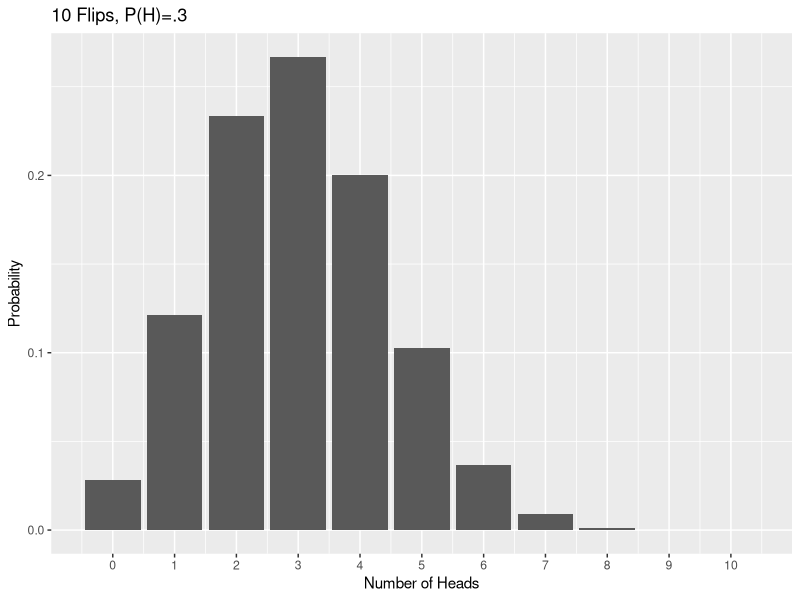
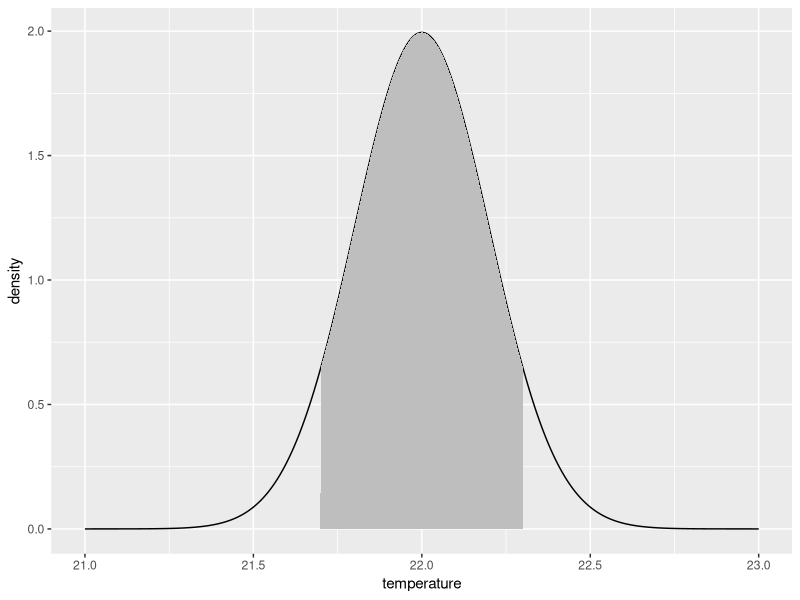
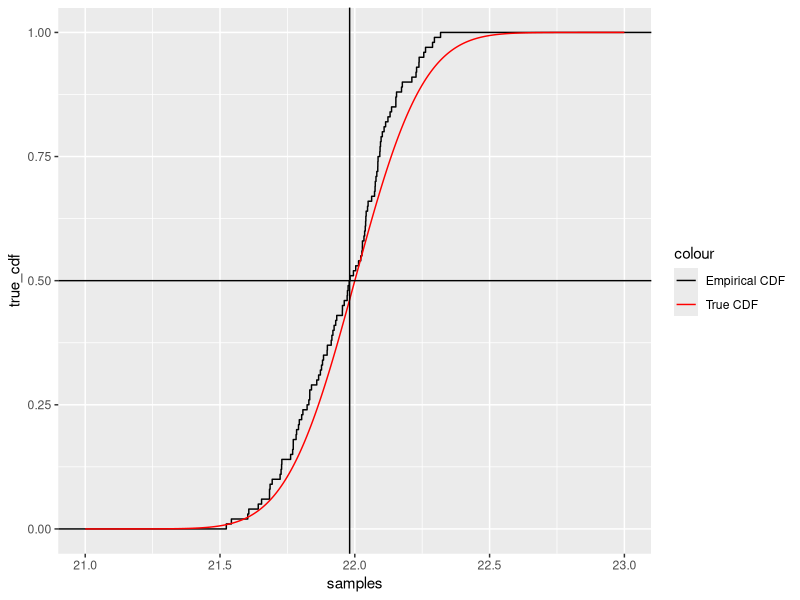
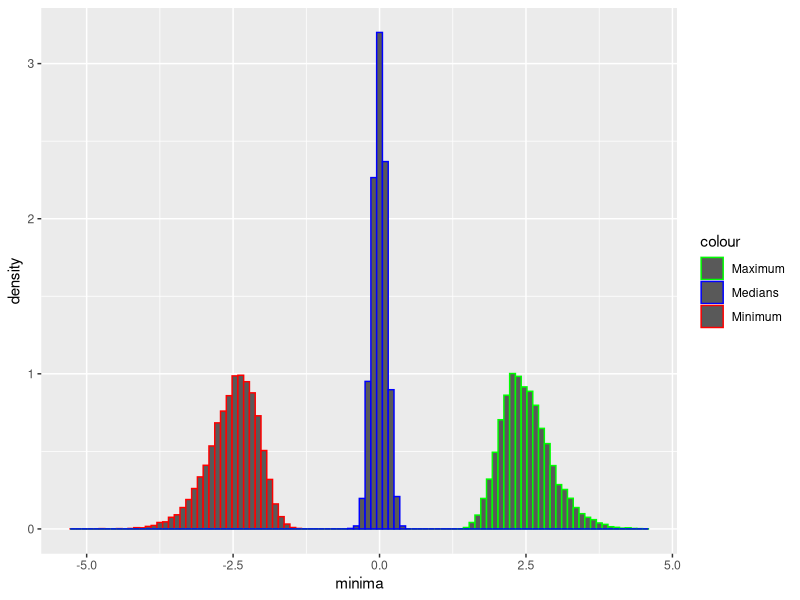
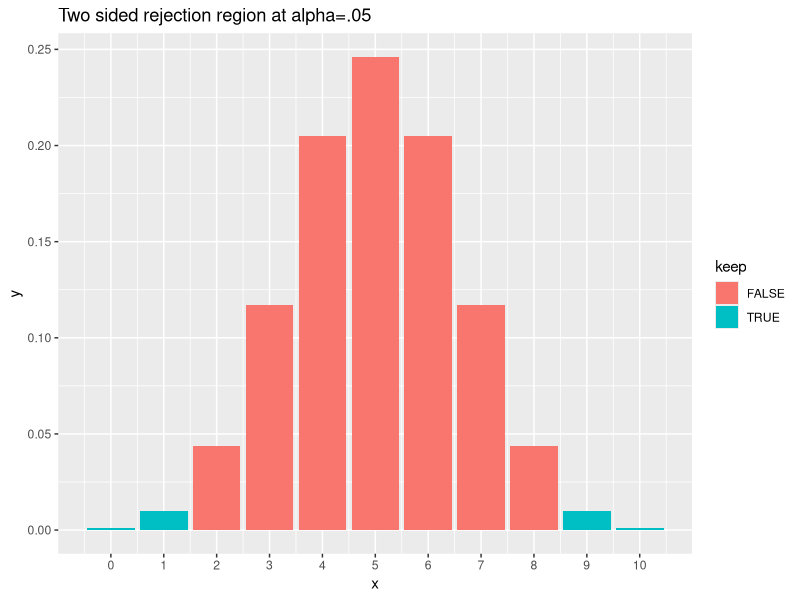
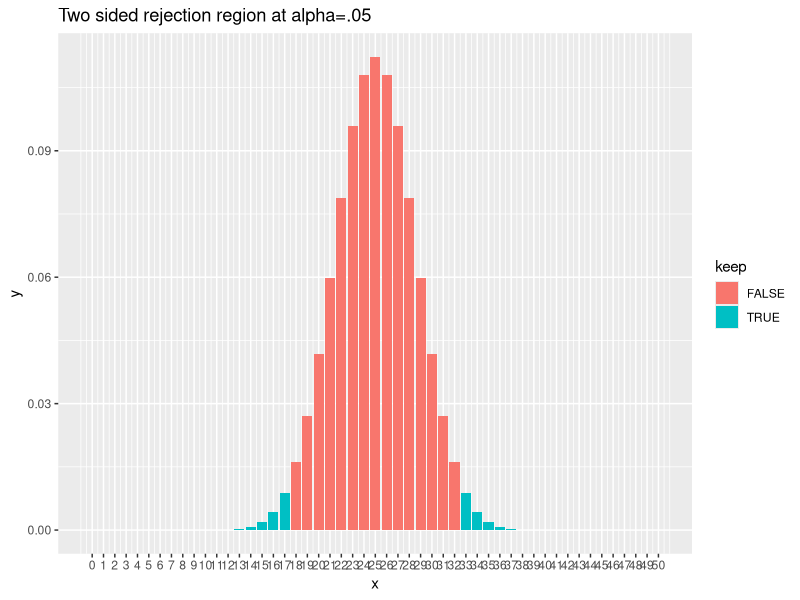
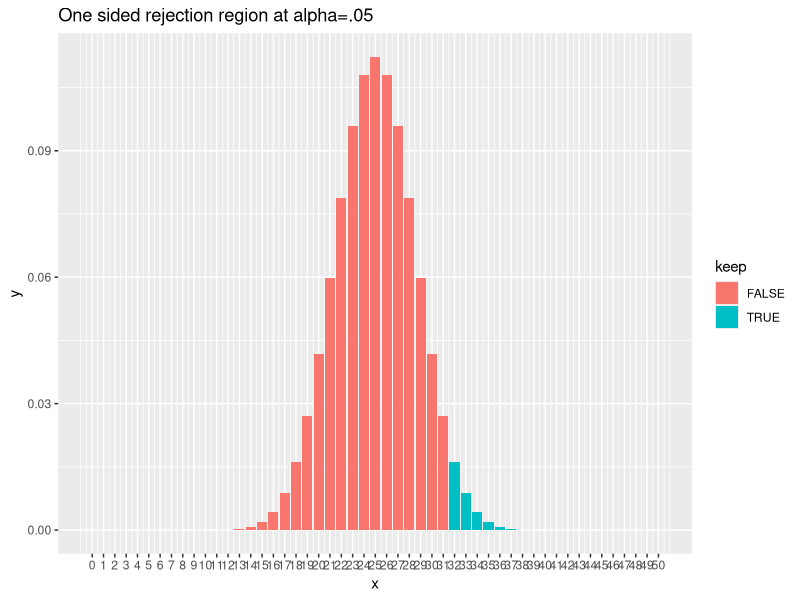
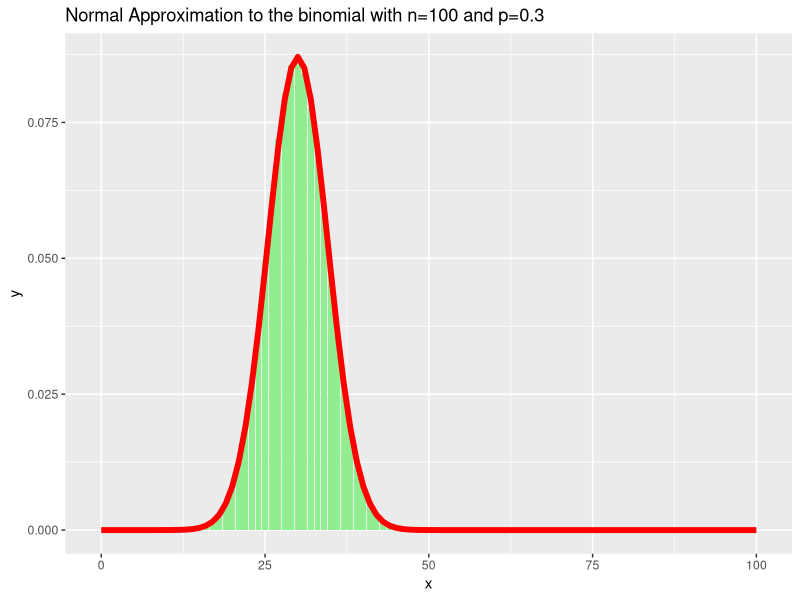

Write the R code that produced these figures, in order.
## ---- chunk 1
library(glue)
## ---- chunk 2
library(ggplot2)
x <- dbinom(seq(0, 10), 10, .3)
ggplot() +
    geom_bar(aes(x = seq(0, 10), y = x), stat = "identity") +
    scale_x_continuous(breaks = seq(0, 10)) +
    xlab("Number of Heads") +
    ylab("Probability") +
    ggtitle("10 Flips, P(H)=.3")
## ---- chunk 3
library(tidyverse)
## ---- chunk 4
temperature <- seq(21, 23, .001)
density <- dnorm(temperature, 22, .2)
p <- pnorm(22.3, 22, .2) - pnorm(21.7, 22, .2)
ggplot() +
    geom_line(aes(x = temperature, y = density)) +
    geom_ribbon(aes(x = temperature, ymin = 0, ymax = if_else(temperature >= 21.7 & temperature <= 22.3, density, 0)), fill = "gray")
## ---- chunk 5
samples <- rnorm(100, 22, .2)
true_cdf <- pnorm(temperature, 22, .2)
ggplot() +
    stat_ecdf(aes(x = samples, color = "Empirical CDF")) +
    geom_line(aes(x = temperature, y = true_cdf, color = "True CDF")) +
    scale_color_manual(values = c("Empirical CDF" = "black", "True CDF" = "red")) +
    geom_hline(yintercept = .5) +
    geom_vline(xintercept = median(samples))
## ---- chunk 6
minima <- replicate(10000, min(rnorm(100, 0, 1)))
maxima <- replicate(10000, max(rnorm(100, 0, 1)))
medians <- replicate(10000, median(rnorm(100, 0, 1)))
ggplot() +
    geom_histogram(aes(x = minima, y = after_stat(density), color = "Minimum"), bins = 100) +
    geom_histogram(aes(x = maxima, y = after_stat(density), color = "Maximum"), bins = 100) +
    geom_histogram(aes(x = medians, y = after_stat(density), color = "Medians"), bins = 100) +
    scale_color_manual(values = c("Minimum" = "red", "Maximum" = "green", "Medians" = "blue"))
## ---- chunk 7
library(ggplot2)
rejection2 <- function(n,d=10) {
    results <- data.frame(x=seq(0,n),y=dbinom(seq(0,n),n,.5),keep=sapply(seq(0,n),function(x) (x<qbinom(.025,n,.5)) | (x>qbinom(.975,n,.5))))
    ggplot(data=results,aes(x=x,y=y,fill=keep))+geom_bar(stat="identity")+
    scale_x_continuous(breaks=seq(0,n,d))+ggtitle("Two sided rejection region at alpha=.05")

}
rejection1 <-function(n,d=10) {
    results <- data.frame(x=seq(0,n),y=dbinom(seq(0,n),n,.5),keep=sapply(seq(0,n),function(x) (x>qbinom(.95,n,.5))))
    ggplot(data=results,aes(x=x,y=y,fill=keep))+geom_bar(stat="identity")+
    scale_x_continuous(breaks=seq(0,n,d))+ggtitle("One sided rejection region at alpha=.05")
}
## ---- chunk 8
rejection2(10, 1)

## ---- chunk 9
rejection2(50,1)
## ---- chunk 10
rejection1(50, 1)
## ---- chunk 11
compare <- function(n, p = .5) {
    results <- data.frame(x = seq(0, n), y = dbinom(seq(0, n), n, p), z = dnorm(seq(0, n), mean = p * n, sd = sqrt(n * p * (1 - p))))
    ggplot(data = results) +
        geom_bar(aes(x = x, y = y), stat = "identity", fill = "lightgreen") +
        geom_line(aes(x = x, y = z), color = "red", size = 2) +
        ggtitle(glue("Normal Approximation to the binomial with n={n} and p={p}"))
}
compare(100, .3)
## ---- chunk 12
# look at the probability density for this case
probs <- dbinom(seq(0, 20), 20, .5)
# The qbinom function tells us the threshold
rejection <- qbinom(.95, 20, .5)
# We check this by comparing the probability of $15-20$ vs $14-20$ heads:
sum(probs[16:21]) # remember probs[i] is the chance of i-1 heads
sum(probs[15:21])
# The chance of $15-20$ heads is greater than $.05$.
## ---- chunk 13
probs6 <- dbinom(seq(0, 20), 20, .6)
sum(probs6[1:15])
## ---- chunk 14
probs8 <- dbinom(seq(0, 20), 20, .8)
sum(probs8[1:15])
## ---- chunk 15
rejection <- qbinom(.95, 100, .5)
probs6 <- dbinom(seq(0, 100), 100, .6)
sum(probs6[1:rejection])
